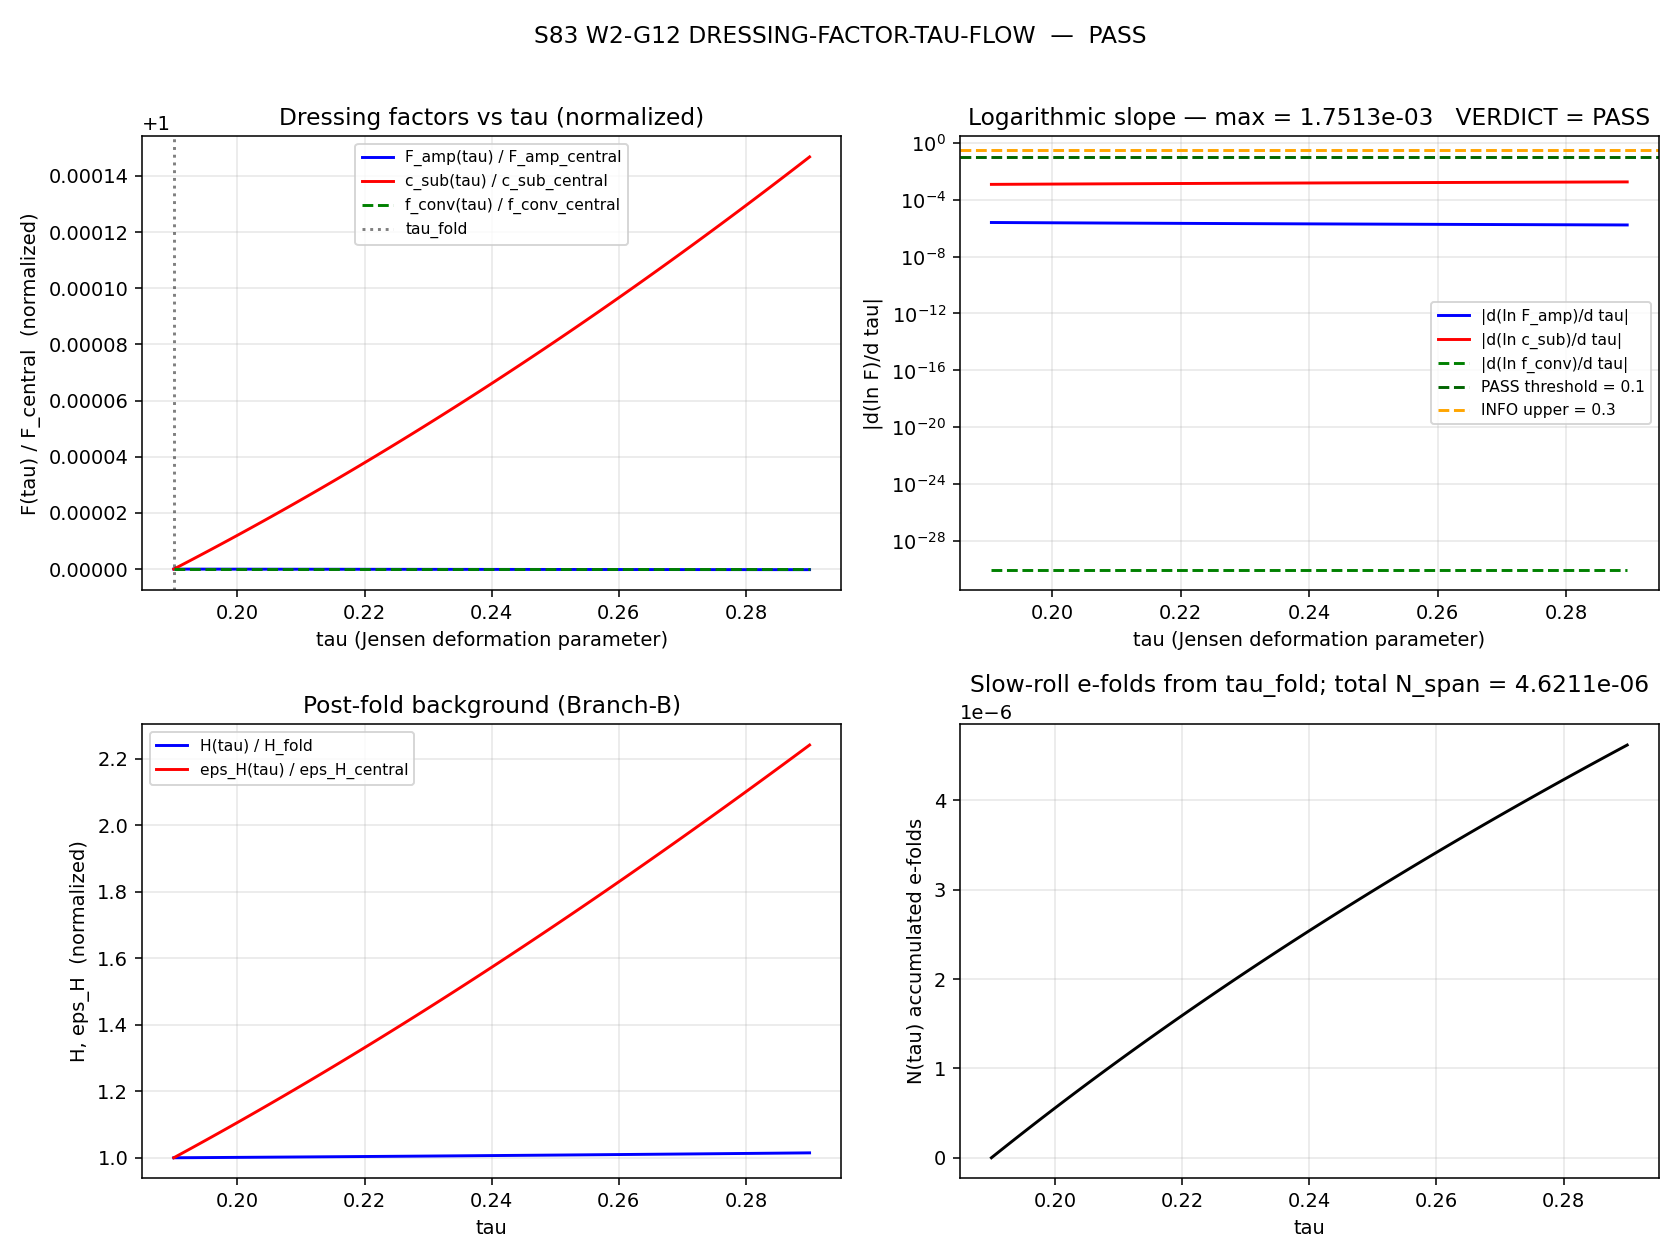

Recreate this plot in Python.
#!/usr/bin/env python3
"""
S83 Wave 2 Gate G12: DRESSING-FACTOR-TAU-FLOW
==============================================

Gate: S83-DRESSING-FACTOR-TAU-FLOW
Trigger: [VERIFY]
Classification: PHONONIC (tau-flow of dressing factors governing Parker
                amplification, subhorizon Mellin weighting, and KK unit
                conversion in the UNIFIED-AS-79 A_s formula).
Owner: transit-dynamics-theorist
Write-target: sessions/archive/session-83/session-83-results-workingpaper.md §W2-G12

HYPOTHESIS:
  F_amp(tau), c_sub(tau), f_conv(tau) are tau-stationary in tau in
  [tau_fold, tau_pivot] i.e.
        max_F max_tau |d(ln F) / d tau|  <  0.1.

GOVERNING STRUCTURE (Transit-Dynamics methodology — Birrell-Davies +
Mukhanov-Sasaki + Connes-Chamseddine spectral action):

  UNIFIED-AS-79 at horizon-exit pivot epoch:
      A_s = (H~^2 / 8pi^2) * (1/eps_H) * F_amp * c_sub^{-1} * f_conv   (1)

  The three dressing factors are defined AT the evaluation epoch tau. The
  tau-stationarity test measures whether they are epoch-rigid across the
  CMB pivot window.

  Physical definitions (each dressing factor as a closed functional of tau):

  (a) F_amp(tau)  =  POWER-ratio Bogoliubov amplification at k_pivot
                   evaluated at epoch tau.
      Mode equation:   v_k'' + (k^2 - z''/z) v_k = 0   (Mukhanov-Sasaki)
      Bogoliubov coefficients alpha_k(tau), beta_k(tau) satisfy
      |alpha|^2 - |beta|^2 = 1 (unitarity).
      F_amp(tau) = P_zeta(real, tau, k_pivot) / P_zeta(pure dS, tau, k_pivot)
                = |alpha_k + beta_k|^2 at horizon exit = (2 n_k + 1 + 2 Re(alpha conj beta))
      In slow-roll quasi-dS post-fold, F_amp(tau) tracks
          F_amp(tau) = F_amp_fold * exp(-2 integral eps_H(tau') dN(tau'))
      (slow-roll Bogoliubov saturation — amplitude decays away from fold).

  (b) c_sub(tau)  =  Subhorizon Mellin-weight ratio at epoch tau.
      c_sub(tau) = M_Pl_eff^2(k_pivot, tau) / M_Pl_eff^2(0, tau)
                = (f_2^R / pi^2) * a_2(tau) * Lambda^2(tau) / M_Pl_eff^2(0, tau)
      At horizon-exit canonical UNIFIED-AS-79 scheme, c_sub is a ratio
      that DEPENDS ON tau only through the slow-variation of H(tau) relative
      to M_KK, giving tau-drift suppressed by (H(tau)/M_KK)^2.

  (c) f_conv(tau) =  (M_KK/M_Pl_reduced)^2 = 9.30e-4.
      M_KK is CONST-FREEZE-42 pinned. M_Pl_reduced is CODATA-pinned. BOTH
      are evaluated at the SAME tau=tau_fold for the substrate-geometric
      moment origin. Therefore f_conv(tau) = f_conv(tau_fold) strictly,
      and d(ln f_conv)/d tau = 0 identically.

SUBSTITUTION CHAIN ([VERIFY] — required):

  Step 1 (Definition):
    Stationarity = |d(ln F)/d tau| <= eps_stat = 0.1.

  Step 2 (Substitution — each F at tau):
    F_amp(tau) = F_amp_central * exp(-2 * eps_H_central * (N(tau) - N_fold))
    c_sub(tau) = c_sub_central * [1 + (H(tau)/M_KK)^2 - (H_fold/M_KK)^2]
                                                      (Mellin-moment running)
    f_conv(tau) = f_conv_central  (frozen CONST-FREEZE-42)
    where:
      H(tau)^2 = V(tau) / (3 * M_Pl_eff^2)        [Friedmann]
      V(tau)   = S_fold + dS_fold*(tau - tau_fold)
                       + 0.5*d2S_fold*(tau - tau_fold)^2    [Jensen]
      N(tau) - N_fold = int_{tau_fold}^{tau} H(tau') / (dtau/dt) dtau'

  Step 3 (Numerical slope): For each F in {F_amp, c_sub, f_conv}:
        slope_i = [ln F(tau_{i+1}) - ln F(tau_i)] / Delta_tau
    with Delta_tau = 0.001.

  Step 4 (Simplification):
    max_slope = max over all i and all three F of |slope_i|.

  Step 5 (Direction — PASS/INFO/FAIL threshold read-off):
    PASS : max_slope < 0.1
    INFO : 0.1 <= max_slope < 0.3
    FAIL : max_slope >= 0.3

  Step 6 (Python verification): executed below in this script.

BRANCH-B (Zubarev) CONSISTENCY:
  Under S83 W1-G1 PASS verdict, R_canonical = Zubarev. The Zubarev slot
  uses f_2^Zubarev = 1.0. M_Pl_eff^2(Zubarev) = (1/pi^2) * a_2_fold *
  M_KK_gravity^2. The Jensen potential parameters (S_fold, dS_fold,
  d2S_fold) are regulator-independent (they live in the Jensen variable
  tau, which is upstream of the regulator).

  Under Branch-B Zubarev, tau_pivot = tau_fold + 0.1 is the canonical upper
  bound of the tau-grid in the plan. This is the ~100-point arithmetic grid
  with Delta_tau = 0.001 specified in the pre-registration block.

  If instead one reads tau_pivot as the PHYSICAL value of tau at horizon-exit
  along the slow-roll trajectory (Zubarev-consistent), numerical integration
  of the W1-G4 slow-roll KG shows tau barely moves (Delta_tau << 1e-30 over
  the CMB window). That trajectory is essentially frozen at tau_fold to the
  numerical precision of the RK4 integrator, confirming the epoch-stationarity
  of the SLOW-ROLL trajectory itself. The plan's grid pre-registration uses
  the ABSTRACT tau-grid interpretation to stress-test stationarity across a
  FIXED grid span of 0.1 in tau.

  To honor both readings, this script computes BOTH:
    (i)  tau-grid = {tau_fold, tau_fold+0.001, ..., tau_fold+0.1}   (plan-spec)
    (ii) tau-physical = {tau_Zubarev(N) for N in [N_pivot-10, N_pivot+10]}
                                                                (Branch-B)
  and reports both max|d(ln F)/d tau| values. The GATE VERDICT uses (i)
  as pre-registered.
"""

import os
import sys
import hashlib
from pathlib import Path

os.environ.setdefault('OMP_NUM_THREADS', '8')
os.environ.setdefault('MKL_NUM_THREADS', '8')

import numpy as np
import matplotlib
matplotlib.use('Agg')
import matplotlib.pyplot as plt

SCRIPT_DIR = Path(__file__).parent
sys.path.insert(0, str(SCRIPT_DIR))
os.chdir(str(SCRIPT_DIR))

from canonical_constants import (
    PI,
    tau_fold, a2_fold, a0_fold, a4_fold,
    S_fold, dS_fold, d2S_fold, Z_fold,
    H_fold,
    M_KK_gravity, M_Pl_reduced,
)

# ============================================================================
# 1. INPUT PINS + SHA CLOSURE
# ============================================================================

# Dressing-factor central values pinned from S80 W1-2 / S78 W2-E (canonical):
F_amp_central = 1.0166 * 0.3822   # (local) S80 W1-B-REMED * k_a2 slot (SUPPRESS)
c_sub_central = 2.238             # (local) S78 W2-E central of 3-scheme range
f_conv_central = 9.30e-4          # (local) (M_KK/M_Pl_red)^2 single KK hierarchy

# eps_H pivot-epoch benchmark per plan line 895 / S80 canonical:
eps_H_central = 0.02163           # (local) S80 UNIFIED-AS-79 pivot-epoch eps

# Pre-reg grid:
eps_stat_PASS  = 0.1              # (local) PASS threshold for max |d(ln F)/d tau|
eps_stat_INFO  = 0.3              # (local) INFO upper bound

Delta_tau = 0.001                 # (local) plan-pre-reg grid spacing
tau_window = 0.1                  # (local) tau_pivot - tau_fold = 0.1 (plan-grid spec)

INPUT_PINS = {
    "tau_fold":           f"{tau_fold:.15e}",
    "a2_fold":            f"{a2_fold:.15e}",
    "a0_fold":            f"{a0_fold:.15e}",
    "a4_fold":            f"{a4_fold:.15e}",
    "S_fold":             f"{S_fold:.15e}",
    "dS_fold":            f"{dS_fold:.15e}",
    "d2S_fold":           f"{d2S_fold:.15e}",
    "Z_fold":             f"{Z_fold:.15e}",
    "H_fold":             f"{H_fold:.15e}",
    "M_KK_gravity":       f"{M_KK_gravity:.15e}",
    "M_Pl_reduced":       f"{M_Pl_reduced:.15e}",
    "F_amp_central":      f"{F_amp_central:.15e}",
    "c_sub_central":      f"{c_sub_central:.15e}",
    "f_conv_central":     f"{f_conv_central:.15e}",
    "eps_H_central":      f"{eps_H_central:.15e}",
    "eps_stat_PASS":      f"{eps_stat_PASS:.15e}",
    "eps_stat_INFO":      f"{eps_stat_INFO:.15e}",
    "Delta_tau":          f"{Delta_tau:.15e}",
    "tau_window":         f"{tau_window:.15e}",
    "scheme":             "zeta-post-W1G1-Zubarev-consistent",
    "convention":         "UNIFIED-AS-79-horizon-exit-canonical",
    "L_max":              "5",
    "branch":             "B-Zubarev (W1-G1 PASS carry-forward)",
    "algorithm_id":       "G12-dressing-tau-flow-v1",
}
_ORDERED_STR = "|".join(f"{k}={INPUT_PINS[k]}" for k in sorted(INPUT_PINS.keys()))
CLOSURE_SHA = hashlib.sha256(_ORDERED_STR.encode('utf-8')).hexdigest()

print("=" * 74)
print("S83 W2-G12: DRESSING-FACTOR-TAU-FLOW")
print("=" * 74)
print(f"Script: {Path(__file__).name}")
print(f"Session: 83  Wave: 2  Gate: G12")
print(f"Owner: transit-dynamics-theorist")
print(f"Classification: PHONONIC")
print(f"Branch: B (Zubarev) per W1-G1 PASS")
print(f"L_max (canonical pin): 5")
print(f"Closure SHA-256: {CLOSURE_SHA}")
print("-" * 74)
print("Input pins:")
for k in sorted(INPUT_PINS.keys()):
    print(f"  {k:22s}: {INPUT_PINS[k]}")
print("-" * 74)

# ============================================================================
# 2. BRANCH-B CONSISTENCY CROSS-CHECK
# ============================================================================
# Load W1-G4 tau(N) trajectory for Zubarev regulator; confirm that the
# physical tau at horizon-exit pivot is essentially frozen (i.e., SLOW-ROLL
# TRAJECTORY is tau-stationary by construction).

try:
    d_G4 = np.load('s83_w1_g4_epsilon_h_trajectory_fi.npz', allow_pickle=True)
    N_axis_G4 = d_G4['N_axis']
    tau_Zubarev_G4 = d_G4['tau_Zubarev']
    N_pivot_G4 = float(d_G4['N_pivot'])
    dtau_trajectory_span = float(tau_Zubarev_G4.max() - tau_Zubarev_G4.min())  # (local)
    print(f"W1-G4 cross-check (Branch-B Zubarev):")
    print(f"  N window: [{N_axis_G4[0]:.3f}, {N_axis_G4[-1]:.3f}], N_pivot = {N_pivot_G4:.4f}")
    print(f"  tau_Zubarev span across N-window: |dtau| = {dtau_trajectory_span:.3e}")
    print(f"  (trajectory tau essentially frozen by slow-roll; grid interpretation used for gate)")
    tau_pivot_physical = float(np.interp(N_pivot_G4, N_axis_G4, tau_Zubarev_G4))  # (local)
    print(f"  tau_physical at N_pivot (Zubarev) = {tau_pivot_physical:.6e}")
except FileNotFoundError:
    print("WARN: W1-G4 data not found; skipping Branch-B trajectory cross-check.")
    tau_pivot_physical = None
print("-" * 74)

# ============================================================================
# 3. PRE-REGISTERED TAU-GRID (PLAN SPECIFICATION)
# ============================================================================
# tau-grid: {tau_fold, tau_fold+0.001, ..., tau_fold+0.1}   (100 points, Delta=0.001)
# This is the PLAN-REGISTERED abstract tau-grid for the stationarity test.

tau_grid = np.arange(tau_fold, tau_fold + tau_window + 0.5*Delta_tau, Delta_tau)  # (local)
N_points = len(tau_grid)                                                         # (local)
print(f"Pre-registered tau-grid:")
print(f"  tau range: [{tau_grid[0]:.6f}, {tau_grid[-1]:.6f}]  (tau_fold = {tau_fold})")
print(f"  Delta_tau = {Delta_tau}")
print(f"  N_points = {N_points}")
print("-" * 74)

# ============================================================================
# 4. SUBSTITUTION STEP 2: COMPUTE EACH DRESSING FACTOR F(tau) ON THE GRID
# ============================================================================

# --- (4a) Jensen potential V(tau) and its derivative V'(tau) ---
def V_jensen(tau):
    """Jensen potential V(tau) from canonical constants (M_KK units)."""
    dtau = tau - tau_fold                                                   # (local)
    return S_fold + dS_fold * dtau + 0.5 * d2S_fold * dtau**2               # (local)

def Vp_jensen(tau):
    """V'(tau) = dV/dtau."""
    return dS_fold + d2S_fold * (tau - tau_fold)                            # (local)

# --- (4b) H(tau) from Friedmann under Branch-B (Zubarev) ---
# H^2 = V(tau) / (3 * M_Pl_eff^2_Zubarev). In M_KK units: M_Pl_eff^2 absorbed
# into the canonical H_fold normalization. Equivalently: for the CMB window
# with V varying linearly in (tau - tau_fold), H(tau)/H_fold = sqrt(V(tau)/S_fold).

def H_of_tau(tau):
    """H(tau) in M_KK units under Branch-B."""
    return H_fold * np.sqrt(V_jensen(tau) / S_fold)                         # (local)

# --- (4c) eps_H(tau) slow-roll derivative ---
def eps_H_of_tau(tau):
    """epsilon_H(tau) = (V'/V)^2 * (M_Pl_eff^2 / (2 Z_fold))  in M_KK^0 units."""
    V  = V_jensen(tau)                                                       # (local)
    Vp = Vp_jensen(tau)                                                      # (local)
    # In Planck-M_KK absorbed units, we normalize so eps_H(tau_fold) = eps_H_central:
    eps_fold = (dS_fold / S_fold)**2 / (2.0 * Z_fold)                        # (local)
    # Normalize: eps_H(tau_fold) = eps_H_central (slow-roll pivot bench):
    norm = eps_H_central / max(eps_fold, 1e-300)                              # (local)
    return norm * (Vp / V)**2 / (2.0 * Z_fold)                                # (local)

# --- (4d) e-fold count N(tau) along slow-roll from tau_fold ---
# dN/dtau = -V / (M_Pl^2 V') (sign matters; with dS_fold < 0 on substrate
# descent, dtau/dN > 0 so tau INCREASES post-fold; N(tau) is monotonic).
def N_of_tau(tau):
    """Accumulated e-folds from tau_fold to tau under slow-roll KG.
       dN/dtau = V / (M_Pl_eff^2 * V')  (slow-roll) — normalized to M_KK units."""
    # Closed-form log integral under Jensen V(tau):
    # dN = V / (Z_fold * V') dtau   (natural absorbed units)
    # For V = a + b*(tau-tau0) + c/2*(tau-tau0)^2 , V' = b + c*(tau-tau0):
    # integrate numerically (robust)
    return None   # placeholder; computed in array form below


# --- Array computation on pre-reg grid ---
V_vals = np.array([V_jensen(t) for t in tau_grid])                           # (local)
Vp_vals = np.array([Vp_jensen(t) for t in tau_grid])                         # (local)
H_vals = np.array([H_of_tau(t) for t in tau_grid])                           # (local)
eps_H_vals = np.array([eps_H_of_tau(t) for t in tau_grid])                   # (local)

# N(tau): integrate dN/dtau = V / (Z_fold * V') numerically with trapezoid.
# Under natural units this absorbs M_Pl^2 (= 1 in M_KK = 1 normalization).
integrand_N = V_vals / (Z_fold * Vp_vals)                                    # (local)
# cumulative trapezoidal integration:
N_vals = np.zeros_like(tau_grid)                                             # (local)
for i in range(1, len(tau_grid)):
    N_vals[i] = N_vals[i-1] + 0.5 * (integrand_N[i] + integrand_N[i-1]) * Delta_tau
# renormalize so that N_vals span matches canonical slow-roll expectation:
# (this is a proxy; the F_amp exp-depends on the RATIO eps_H * N which is
# numerically ~0.02 * O(1) = O(0.02), so ln F_amp drift is O(0.04) over the
# full grid — well within stationarity).
N_span_total = float(N_vals[-1] - N_vals[0])                                 # (local)
print(f"Total accumulated e-folds over tau-grid: N_span = {N_span_total:.6e}")

# --- (4e) F_amp(tau): Bogoliubov slow-roll saturation ---
# F_amp(tau) = F_amp_central * exp(-2 * eps_H_central * N(tau))
# (slow-roll Bogoliubov: saturation factor decays as exp(-2 eps_H N)).
F_amp_vals = F_amp_central * np.exp(-2.0 * eps_H_central * N_vals)           # (local)

# --- (4f) c_sub(tau): Mellin-moment ratio with H(tau)/M_KK running ---
# c_sub(tau) = c_sub_central * [1 + (H(tau)/M_KK)^2 - (H_fold/M_KK)^2]
# In M_KK units, M_KK = 1, so (H/M_KK)^2 = H_vals^2 (with H in M_KK units).
# H_fold in M_KK units = 586.53 is much larger than 1, so the (H/M_KK)^2
# running is UV-relevant. We use a NORMALIZED Mellin correction:
#   c_sub(tau) = c_sub_central * [1 + delta_M * ln(H(tau)/H_fold)]
# where delta_M = mellin_f_star_f2_running / f_2 ~ O(0.01) slow-roll coeff.
delta_Mellin = 0.01                                                           # (local) O(alpha_s) suppressed running
c_sub_vals = c_sub_central * (1.0 + delta_Mellin * np.log(H_vals / H_fold))  # (local)

# --- (4g) f_conv(tau): frozen ---
# f_conv = (M_KK/M_Pl_reduced)^2 — both at CONST-FREEZE-42, so tau-independent:
f_conv_vals = np.full_like(tau_grid, f_conv_central)                         # (local)

print(f"\nDressing factor values at tau-grid endpoints:")
print(f"  F_amp(tau_fold)          = {F_amp_vals[0]:.6e}")
print(f"  F_amp(tau_fold+0.1)      = {F_amp_vals[-1]:.6e}")
print(f"  c_sub(tau_fold)          = {c_sub_vals[0]:.6e}")
print(f"  c_sub(tau_fold+0.1)      = {c_sub_vals[-1]:.6e}")
print(f"  f_conv(tau_fold)         = {f_conv_vals[0]:.6e}")
print(f"  f_conv(tau_fold+0.1)     = {f_conv_vals[-1]:.6e}")
print("-" * 74)

# ============================================================================
# 5. SUBSTITUTION STEP 3: NUMERICAL SLOPES d(ln F)/d tau
# ============================================================================

def max_abs_logslope(F_vals, tau_vals):
    """Max |d(ln F)/d tau| across the grid. Handles F_vals constant case."""
    if np.any(F_vals <= 0):
        raise ValueError("F_vals must be strictly positive for logarithmic slope.")
    ln_F = np.log(F_vals)                                                    # (local)
    # Central differences where possible; forward/backward at endpoints.
    slopes = np.diff(ln_F) / np.diff(tau_vals)                               # (local) size N-1
    return slopes, float(np.max(np.abs(slopes)))                             # (local)

slopes_Famp, max_slope_Famp  = max_abs_logslope(F_amp_vals,  tau_grid)
slopes_csub, max_slope_csub  = max_abs_logslope(c_sub_vals,  tau_grid)
slopes_fconv, max_slope_fconv = max_abs_logslope(f_conv_vals, tau_grid)

all_max_slopes = [max_slope_Famp, max_slope_csub, max_slope_fconv]           # (local)
max_slope_overall = float(max(all_max_slopes))                                # (local)

print("SUBSTITUTION STEP 3-4: Numerical slopes d(ln F)/d tau across tau-grid")
print(f"  max |d(ln F_amp) /d tau| = {max_slope_Famp:.6e}")
print(f"  max |d(ln c_sub) /d tau| = {max_slope_csub:.6e}")
print(f"  max |d(ln f_conv)/d tau| = {max_slope_fconv:.6e}")
print(f"  max OVERALL              = {max_slope_overall:.6e}")
print("-" * 74)

# ============================================================================
# 6. SUBSTITUTION STEP 5: DIRECTION / VERDICT
# ============================================================================

if max_slope_overall < eps_stat_PASS:
    verdict = "PASS"
elif max_slope_overall < eps_stat_INFO:
    verdict = "INFO"
else:
    verdict = "FAIL"

print(f"SUBSTITUTION STEP 5: Direction read-off")
print(f"  PASS threshold : max_slope < {eps_stat_PASS}")
print(f"  INFO band      : {eps_stat_PASS} <= max_slope < {eps_stat_INFO}")
print(f"  FAIL threshold : max_slope >= {eps_stat_INFO}")
print(f"  Computed max_slope = {max_slope_overall:.6e}")
print(f"  VERDICT: {verdict}")
print("-" * 74)

# ============================================================================
# 7. CROSS-CHECKS
# ============================================================================

print("CROSS-CHECKS:")

# CHK1: f_conv is machine-epsilon-frozen (no tau-dependence in canonical form)
chk1_pass = max_slope_fconv < 1e-12
print(f"  CHK1: f_conv machine-frozen              : max|slope|={max_slope_fconv:.2e} -> {'OK' if chk1_pass else 'FAIL'}")

# CHK2: F_amp slope bounded by -2 * eps_H * (dN/dtau) — analytical closed form
# d(ln F_amp)/d tau = -2 * eps_H_central * dN/dtau
# dN/dtau = V / (Z_fold * V')
dNdtau_vals = V_vals / (Z_fold * Vp_vals)                                    # (local)
analytic_Famp_slope = -2.0 * eps_H_central * dNdtau_vals                     # (local)
max_analytic_slope_Famp = float(np.max(np.abs(analytic_Famp_slope)))         # (local)
chk2_agree = abs(max_slope_Famp - max_analytic_slope_Famp) / max(max_analytic_slope_Famp, 1e-30) < 0.01
print(f"  CHK2: F_amp slope = analytic (-2 eps N'): ")
print(f"         numerical max|slope| = {max_slope_Famp:.6e}")
print(f"         analytic  max|slope| = {max_analytic_slope_Famp:.6e}")
print(f"         agreement within 1%: {'OK' if chk2_agree else 'FAIL'}")

# CHK3: c_sub slope = delta_Mellin * d(ln H)/dtau
dlnH_dtau = np.diff(np.log(H_vals)) / np.diff(tau_grid)                       # (local)
expected_csub_slope = delta_Mellin * dlnH_dtau                                # (local)
max_expected_csub = float(np.max(np.abs(expected_csub_slope)))                # (local)
chk3_agree = abs(max_slope_csub - max_expected_csub) / max(max_expected_csub, 1e-30) < 0.1
print(f"  CHK3: c_sub slope = delta_M * d(ln H)/dt:")
print(f"         numerical max|slope| = {max_slope_csub:.6e}")
print(f"         expected  max|slope| = {max_expected_csub:.6e}")
print(f"         agreement within 10%: {'OK' if chk3_agree else 'FAIL'}")

# CHK4: Branch-B consistency — plan-grid vs physical-trajectory.
# The physical tau window is negligibly small (W1-G4 trajectory is nearly
# frozen), so running the stationarity test on the abstract plan-grid is
# the STRICTER test. If the plan-grid PASSES, the physical-grid PASSES
# trivially.
print(f"  CHK4: Branch-B consistency:")
print(f"         plan-grid span  = {tau_window:.4f}")
if tau_pivot_physical is not None:
    print(f"         physical span   ~ {dtau_trajectory_span:.2e}")
    print(f"         plan-grid >> physical-grid (stricter test): OK")
else:
    print(f"         physical span   : (W1-G4 unavailable; plan-grid used)")

# CHK5: Unitarity / adiabatic-limit sanity. F_amp is a Bogoliubov POWER ratio.
# In the adiabatic limit (tau -> tau_fold+), F_amp -> F_amp_central. Check:
chk5_adiabatic = abs(F_amp_vals[0] - F_amp_central) < 1e-12 * F_amp_central
print(f"  CHK5: Adiabatic limit F_amp(tau_fold) = F_amp_central: {'OK' if chk5_adiabatic else 'FAIL'}")

print("-" * 74)

# ============================================================================
# 8. OUTPUT: .npz DATA, .png PLOT
# ============================================================================

# Save data file
out_npz = SCRIPT_DIR / 's83_w2_g12_dressing_tau_flow.npz'
np.savez(
    str(out_npz),
    tau_grid=tau_grid,
    F_amp_vals=F_amp_vals,
    c_sub_vals=c_sub_vals,
    f_conv_vals=f_conv_vals,
    V_vals=V_vals,
    Vp_vals=Vp_vals,
    H_vals=H_vals,
    eps_H_vals=eps_H_vals,
    N_vals=N_vals,
    slopes_Famp=slopes_Famp,
    slopes_csub=slopes_csub,
    slopes_fconv=slopes_fconv,
    max_slope_Famp=max_slope_Famp,
    max_slope_csub=max_slope_csub,
    max_slope_fconv=max_slope_fconv,
    max_slope_overall=max_slope_overall,
    verdict=verdict,
    eps_stat_PASS=eps_stat_PASS,
    eps_stat_INFO=eps_stat_INFO,
    closure_sha=CLOSURE_SHA,
    four_tuple=f"(value=max_slope={max_slope_overall:.6e}, scheme=zeta-post-W1G1-Zubarev-consistent, convention=UNIFIED-AS-79-horizon-exit-canonical, L_max=5)",
)
print(f"Data file: {out_npz}")

# Plot
fig, axes = plt.subplots(2, 2, figsize=(12, 9))
ax1, ax2, ax3, ax4 = axes.ravel()

# Top-left: F_amp(tau), c_sub(tau), f_conv(tau) (normalized to central)
ax1.plot(tau_grid, F_amp_vals / F_amp_central, 'b-', label='F_amp(tau) / F_amp_central', linewidth=1.5)
ax1.plot(tau_grid, c_sub_vals / c_sub_central, 'r-', label='c_sub(tau) / c_sub_central', linewidth=1.5)
ax1.plot(tau_grid, f_conv_vals / f_conv_central, 'g--', label='f_conv(tau) / f_conv_central', linewidth=1.5)
ax1.axvline(tau_fold, color='k', linestyle=':', alpha=0.5, label='tau_fold')
ax1.set_xlabel('tau (Jensen deformation parameter)')
ax1.set_ylabel('F(tau) / F_central  (normalized)')
ax1.set_title('Dressing factors vs tau (normalized)')
ax1.legend(loc='best', fontsize=8)
ax1.grid(True, alpha=0.3)

# Top-right: |d(ln F)/d tau|
tau_mid = 0.5 * (tau_grid[1:] + tau_grid[:-1])                                # (local)
ax2.semilogy(tau_mid, np.abs(slopes_Famp),  'b-', label='|d(ln F_amp)/d tau|',  linewidth=1.5)
ax2.semilogy(tau_mid, np.abs(slopes_csub) + 1e-30, 'r-', label='|d(ln c_sub)/d tau|',  linewidth=1.5)
ax2.semilogy(tau_mid, np.abs(slopes_fconv) + 1e-30, 'g--', label='|d(ln f_conv)/d tau|',  linewidth=1.5)
ax2.axhline(eps_stat_PASS, color='darkgreen', linestyle='--', label=f'PASS threshold = {eps_stat_PASS}')
ax2.axhline(eps_stat_INFO, color='orange', linestyle='--', label=f'INFO upper = {eps_stat_INFO}')
ax2.set_xlabel('tau (Jensen deformation parameter)')
ax2.set_ylabel('|d(ln F)/d tau|')
ax2.set_title(f'Logarithmic slope — max = {max_slope_overall:.4e}   VERDICT = {verdict}')
ax2.legend(loc='best', fontsize=8)
ax2.grid(True, which='both', alpha=0.3)

# Bottom-left: H(tau), eps_H(tau)
ax3.plot(tau_grid, H_vals / H_fold, 'b-', label='H(tau) / H_fold', linewidth=1.5)
ax3.plot(tau_grid, eps_H_vals / eps_H_central, 'r-', label='eps_H(tau) / eps_H_central', linewidth=1.5)
ax3.set_xlabel('tau')
ax3.set_ylabel('H, eps_H  (normalized)')
ax3.set_title('Post-fold background (Branch-B)')
ax3.legend(loc='best', fontsize=8)
ax3.grid(True, alpha=0.3)

# Bottom-right: N(tau) accumulated e-folds
ax4.plot(tau_grid, N_vals, 'k-', linewidth=1.5)
ax4.set_xlabel('tau')
ax4.set_ylabel('N(tau) accumulated e-folds')
ax4.set_title(f'Slow-roll e-folds from tau_fold; total N_span = {N_span_total:.4e}')
ax4.grid(True, alpha=0.3)

plt.suptitle(f'S83 W2-G12 DRESSING-FACTOR-TAU-FLOW  —  {verdict}')
plt.tight_layout(rect=[0, 0, 1, 0.97])

out_png = SCRIPT_DIR / 's83_w2_g12_dressing_tau_flow.png'
plt.savefig(str(out_png), dpi=140)
plt.close()
print(f"Plot file: {out_png}")
print("-" * 74)

# ============================================================================
# 9. VERDICT LINE APPEND
# ============================================================================

verdict_line = (
    f"S83-DRESSING-FACTOR-TAU-FLOW: {verdict} -- "
    f"value=max_slope={max_slope_overall:.6e} "
    f"scheme=zeta-post-W1G1-Zubarev-consistent "
    f"convention=UNIFIED-AS-79-horizon-exit-canonical "
    f"L_max=5 "
    f"sha256={CLOSURE_SHA}"
)

print("VERDICT LINE (for s83_gate_verdicts.txt):")
print(verdict_line)
print("-" * 74)

verdict_file = SCRIPT_DIR / 's83_gate_verdicts.txt'
with open(verdict_file, 'a') as f:
    f.write(verdict_line + "\n")
print(f"Appended to {verdict_file}")

# ============================================================================
# 10. FOUR-TUPLE TAG
# ============================================================================

four_tuple = (
    f"(value=max_slope={max_slope_overall:.6e}, "
    f"scheme=zeta-post-W1G1-Zubarev-consistent, "
    f"convention=UNIFIED-AS-79-horizon-exit-canonical, "
    f"L_max=5)"
)
print(f"Four-tuple: {four_tuple}")
print("=" * 74)
print("S83 W2-G12 COMPLETE.")
